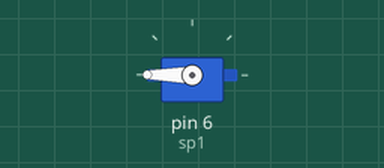
Simulated run of this sketch. Board: Arduino Uno, built with avr-gcc and run on an emulated ATmega328P. On the bench: servo. Wiring (inferred from the names in the program): servo: signal pin 6. Servo pulses on a pin are drawn as a servo (544–2400 µs = 0–180°).

Above: at 0.1 s.
At 2.5 s:
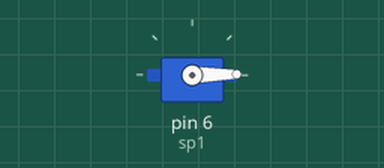
Timing chart, 0 to 5.1 s (numbered marks = the images above):
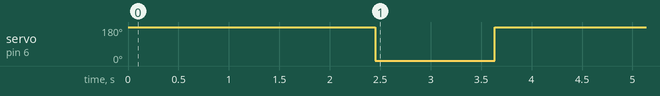

The sketch:

esc_mega.ino
```cpp
int sp1=6;//定义ppm 接口 对应主控板的P16
int pulsewidth;//定义脉宽变量
int val;
int val1;
int myangle1;
//下面是servopulse函数部分(此函数意思:也就是說每次都是0.5ms高電平 1.98ms低電平 然後再0.52ms低電平 17ms延時也是低電平)
void servopulse(int pin,int val1)//定义一个脉冲函数
{
  //myangle1=map(val1,0,180,500,2480);
  myangle1=map(val1,0,180,1000,2000);
  digitalWrite(pin,HIGH);//将舵机接口电平至高
  delayMicroseconds(myangle1);//延时脉宽值的微秒数
  digitalWrite(pin,LOW);//将舵机接口电平至低
  delay(20-val1/1000);
}
//servopulse函数部分到此结束
void setup()
{
  pinMode(sp1,OUTPUT);//设定舵机接口为输出接口
  //设置两组串口波特率
  //Serial.begin(9600);

  //Serial.println("servu=o_seral_simple ready" ) ;

  //看电调说明书，设置油门行程时，一开始需要把遥控器打到最高点。i<=110大概是2杪多
  for(int i=0;i<=110;i++)
    {
      servopulse(sp1,180);//引用脉冲函数
    }

//等电机发出B-B两声后（就是两秒后，大概就是这里了）把油门打到最低点
    for(int i=0;i<=55;i++)
    {
      servopulse(sp1,0);//引用脉冲函数
    }

//后面提示后，就可以控制电机转动了
    for(int i=0;i<=180;i++)
    {
      servopulse(sp1,180);//引用脉冲函数
    }

    //Serial.println("hello world" ) ;

}

void loop()//将0到9的数转化为0到180角度，并让LED闪烁相应数的次数
{
  val='8';
/*
  if(val>'0'&& val<='9')
  {
    val1=val-'0';//将特征量转化为数值变量
    val1=map(val1,0,9,0,180);//将角度转化为500-2480的脉宽值
    Serial.print("moving servo to ");
    Serial.print(val1,DEC);
    Serial.println();
    for(int i=0;i<=50;i++)//给予舵机足够的时间让它转到指定角度
    {
      servopulse(sp1,val1);//引用脉冲函数
    }
  }
  */
}
```
